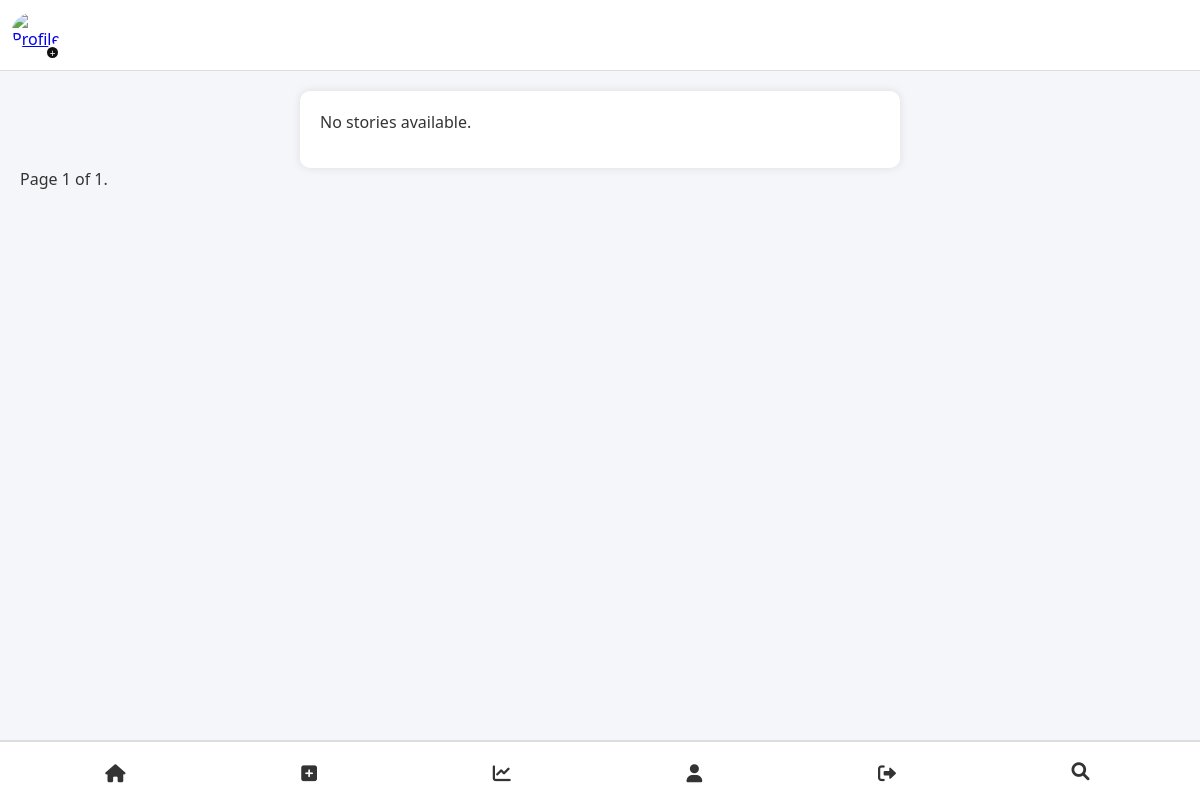
The app's page /posts/stories/, older data.
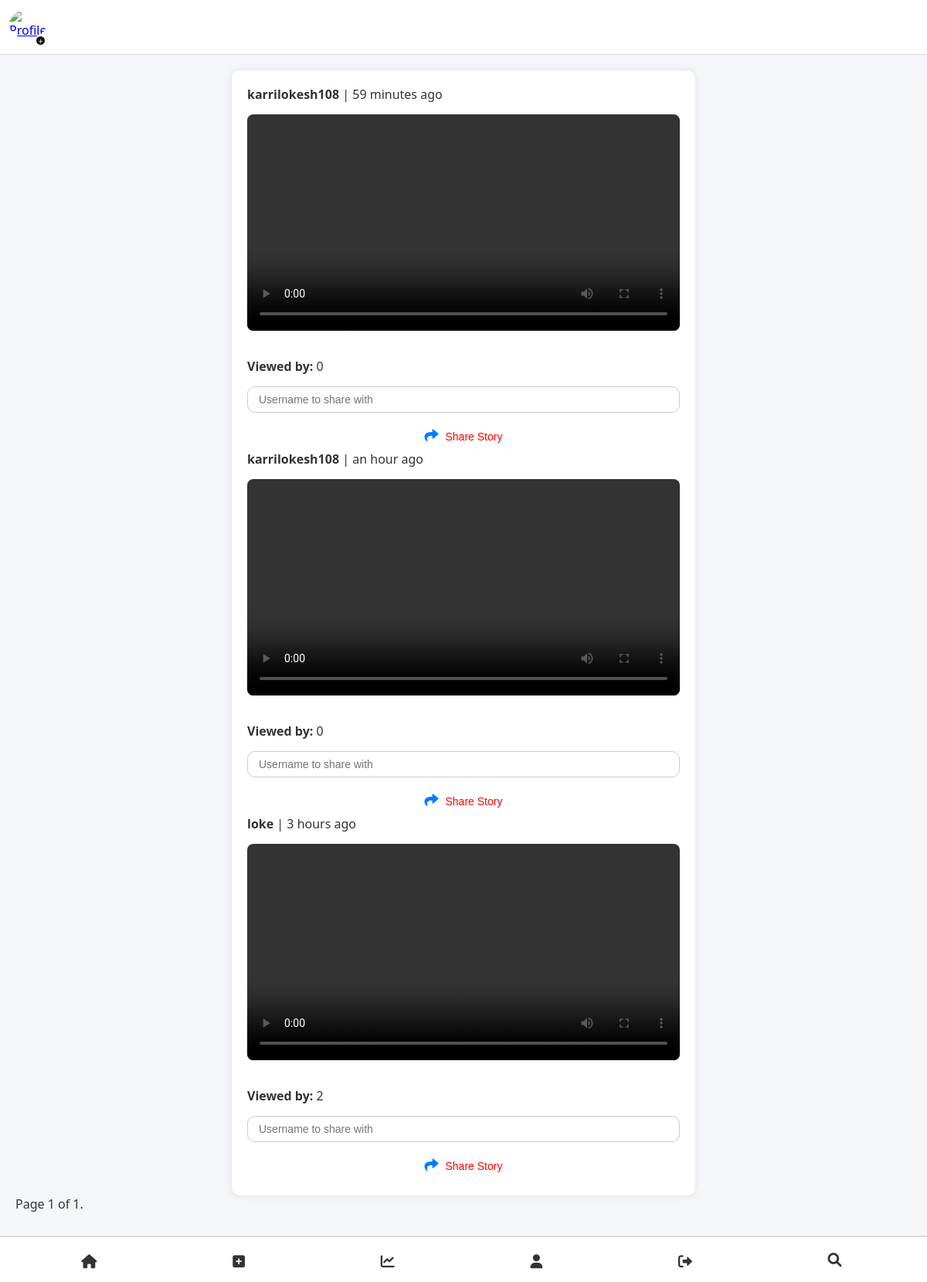
The same page, newer data.
### posts/models.py (models this page shows, shortened)
class Story(models.Model):
    user = models.ForeignKey(settings.AUTH_USER_MODEL, on_delete=models.CASCADE, related_name='stories')
    media = models.FileField(upload_to='stories/')
    caption = models.TextField(blank=True)
    is_video = models.BooleanField(default=False)
    created_at = models.DateTimeField(auto_now_add=True)
    viewers = models.ManyToManyField(settings.AUTH_USER_MODEL, related_name='viewed_stories', blank=True)
    shared_by = models.ForeignKey(settings.AUTH_USER_MODEL, on_delete=models.SET_NULL, null=True, blank=True, related_name='shared_stories')
    def viewer_count(self):
        return self.viewers.count()

### users/models.py (models this page shows, shortened)
class CustomUser(AbstractBaseUser, PermissionsMixin):
    name = models.CharField(max_length=20)
    email = models.EmailField(unique=True)
    age = models.IntegerField()
    phone= models.CharField(max_length=15, unique=True, null=True, blank=True)
    otp = models.CharField(max_length=6, null=True, blank=True)
    profile_pic = models.ImageField(upload_to='profile_pics/', null=True, blank=True, default="profile_pics/default-profile.png")
    username = models.CharField(max_length=30, unique=True, null=True, blank=True)
    bio = models.TextField(null=True, blank=True)
    first_name = models.CharField(max_length=30, null=True, blank=True)
    last_name = models.CharField(max_length=30, null=True, blank=True)
    gender = models.CharField(max_length=10, choices=[("Male", "Male"), ("Female", "Female"), ("Other", "Other")], null=True, blank=True)
    location = models.CharField(max_length=100, null=True, blank=True)
    linkedin = models.URLField(null=True, blank=True)
    github = models.URLField(null=True, blank=True)
    is_active = models.BooleanField(default=True)
    is_staff = models.BooleanField(default=False)
    firebase_uid = models.CharField(max_length=50, blank=True, null=True)
    followers = models.ManyToManyField('self', symmetrical=False, related_name='following', blank=True)
    objects = CustomUserManager()
    USERNAME_FIELD = "email"
    REQUIRED_FIELDS = ["name", "age", "phone"]

### posts/views.py (the view)
# urls.py: path('stories/', story_list_view, name='story-list'),
def story_list_view(request):
    stories = Story.objects.all().order_by('-created_at')  # Adjust your query as needed
    paginator = Paginator(stories, 10)  # Show 10 stories per page (you can adjust this)
    page_number = request.GET.get('page')  # Get the page number from the URL
    page_obj = paginator.get_page(page_number)  # Get the corresponding page object
    return render(request, 'posts/story_list.html', {'page_obj': page_obj})

### posts/templates/posts/story_list.html (shortened to what this page needs)
{% extends 'posts/base.html' %}
{% load static %}
{% load humanize %}
{% block content %}
<link rel="stylesheet" href="{% static 'posts/story_detail.css' %}">
<div class="story-container">
    {% for story in page_obj %}
        <div class="story-item">
            <div class="story-header">
                <p><strong>{{ story.user.username }}</strong> | {{ story.created_at|naturaltime }}</p>
            </div>
            {% if story.is_video %}
                <video width="100%" controls>
                    <source src="{{ story.media.url }}" type="video/mp4">
                </video>
            {% else %}
                <img src="{{ story.media.url }}" width="100%">
            {% endif %}
            <p><strong>Viewed by:</strong> {{ story.viewer_count }}</p>
            <form method="POST" action="{% url 'share-story' story.id %}" class="share-form">
                <input type="text" name="shared_with_username" placeholder="Username to share with">
                <button type="submit">
                    <i class="fas fa-share"></i> Share Story
                </button>
            </form>
        </div>
    {% empty %}
        <p>No stories available.</p>
    {% endfor %}
</div>
<div class="pagination">
    <span class="current">
        Page {{ page_obj.number }} of {{ page_obj.paginator.num_pages }}.
    </span>
</div>
{% endblock %}

### posts/templates/posts/base.html (shortened to what this page needs)
<!DOCTYPE html>
<html lang="en">
<head>
    {% load static %}
    {% load story_tags %}
    <link rel="stylesheet" href="{% static 'posts/base.css' %}">
    <link rel="stylesheet" href="https://cdnjs.cloudflare.com/ajax/libs/font-awesome/5.15.4/css/all.min.css">
    <link rel="stylesheet" href="https://cdnjs.cloudflare.com/ajax/libs/font-awesome/6.5.0/css/all.min.css">
    <link rel="stylesheet" href="https://cdnjs.cloudflare.com/ajax/libs/font-awesome/6.0.0-beta3/css/all.min.css">
</head>
<body>
    <div class="stories-bar">
        <div class="story-wrapper">
            <a href="{% url 'my-story' %}">
                <img src="{{ request.user.profile_pic.url }}" alt="Profile" class="profile-icon {% if has_story %}has-story{% endif %}">
            </a>
            <a href="{% url 'story-upload' %}" class="plus-icon-link">
                <span class="plus-icon">+</span>
            </a>
        </div>
    </div>
    <div class="container">
        <div class="main-content">
            {% block content %}{% endblock %}
        </div>
    </div>
    <nav>
        <a href="{% url 'post-list' %}"><i class="fas fa-home"></i></a>
        <a href="{% url 'post-create' %}"><i class="fas fa-plus-square"></i></a>
        <a href="{% url 'dashboard' %}"><i class="fas fa-chart-line"></i></a>
        <a href="{% url 'profile' %}"><i class="fas fa-user"></i></a>
        <a href="{% url 'logout' %}"><i class="fas fa-sign-out-alt"></i></a>
        <button type="button" id="search-toggle-button"><i class="fas fa-search"></i></button>
    </nav>
</body>
</html>

### posts/static/posts/base.css (style rules this page uses)
* { margin: 0; padding: 0; box-sizing: border-box; }
body { font-family: 'Segoe UI', Tahoma, Geneva, Verdana, sans-serif; background-color: #f5f6fa; color: #333; padding-bottom: 70px; }
nav { background-color: #ffffff; border-top: 2px solid #ddd; padding: 10px 20px; height: 60px; position: fixed; bottom: 0; left: 0; width: 100%; z-index: 1000; display: flex; justify-content: space-around; align-items: center; }
nav a { color: #333; font-size: 22px; text-decoration: none; transition: color 0.3s ease; }
nav i { pointer-events: none; }
#search-toggle-button { background: none; border: none; font-size: 22px; cursor: pointer; color: #333; }
.story-wrapper { position: relative; display: inline-block; width: 50px; height: 50px; }
.profile-icon { width: 100%; height: 100%; border-radius: 50%; object-fit: cover; border: 2px solid transparent; }
.plus-icon { position: absolute; bottom: 0; right: 0; background: #101010; color: white; border-radius: 50%; width: 15px; margin-left: 25px; height: 15px; display: flex; justify-content: center; align-items: center; font-size: 10px; border: 2px solid white; z-index: 2; }
.container { padding: 20px; }
.stories-bar { display: flex; overflow-x: auto; padding: 10px; background-color: #fff; border-bottom: 1px solid #ddd; }

### posts/static/posts/story_detail.css (style rules this page uses)
* { margin: 0; padding: 0; box-sizing: border-box; }
body { font-family: 'Segoe UI', Tahoma, Geneva, Verdana, sans-serif; background-color: #f5f6fa; color: #333; }
.story-container { max-width: 800px; margin: 20px auto; padding: 20px; background-color: #fff; border-radius: 10px; box-shadow: 0 0 10px rgba(0, 0, 0, 0.1); }
.story-container p { margin-bottom: 15px; font-size: 1rem; }
strong { font-weight: bold; }
.story-container video { width: 100%; max-height: 500px; object-fit: contain; border-radius: 8px; margin-bottom: 15px; }
.share-form { display: flex; flex-direction: column; gap: 10px; }
.share-form input { padding: 8px 14px; border: 1px solid #ccc; border-radius: 10px; font-size: 14px; }
.share-form button { background-color: #007bff; color: white; padding: 10px; border: none; border-radius: 10px; cursor: pointer; font-size: 14px; }
.share-form button i { margin-right: 5px; }
.fas { font-size: 18px; margin-right: 5px; }
.fas.fa-share { color: #007bff; }
.story-container { max-width: 600px; margin: auto; padding: 20px; }
.story-header { display: flex; justify-content: space-between; align-items: center; }
.delete-button, .share-form button { background-color: transparent; border: none; cursor: pointer; color: red; }

Row changes from the older to the newer data that the page shows:
added Story: user.username "karrilokesh108", created_at "59 minutes ago", viewer_count "0"
added Story: user.username "karrilokesh108", created_at "an hour ago", viewer_count "0"
added Story: user.username "loke", created_at "3 hours ago", viewer_count "2"
Text that changed along with them:
text no longer shown: "No stories available."
